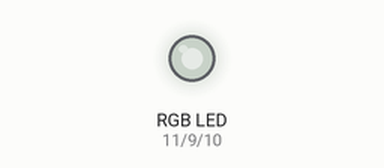
Bench run of a sketch on a simulated Arduino Uno, built for the host (arithmetic inside an expression is 32-bit, double 64-bit). Shown: an RGB LED mixed from three pins (HIGH = lit). Dim RGB values are drawn brighter than linear.

Above: at 0.15 s.
Timing chart, 0 to 40.0 s (numbered marks = the images above):
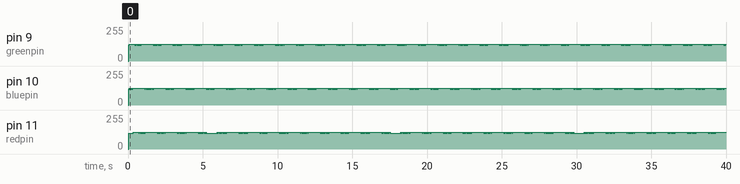

The sketch:

rgb_led.ino
```cpp
//Define pins for each led
int redpin = 11;
int bluepin = 10;
int greenpin = 9;
void setup () {
  //Set pin modes
  pinMode (redpin, OUTPUT);
  pinMode (bluepin, OUTPUT);
  pinMode (greenpin, OUTPUT);
}
void loop ()
{
  //Iterate over each led and write continuous voltage values
  for(int i=0; i<255; i++)
  {
    analogWrite(redpin, i);
    analogWrite(greenpin, i-100);
    analogWrite(bluepin, i-50);
  }
}
```

Measured:
- by itself, pin 10 (bluepin): moves between 117/255 and 127/255, repeating every 12.3 s
